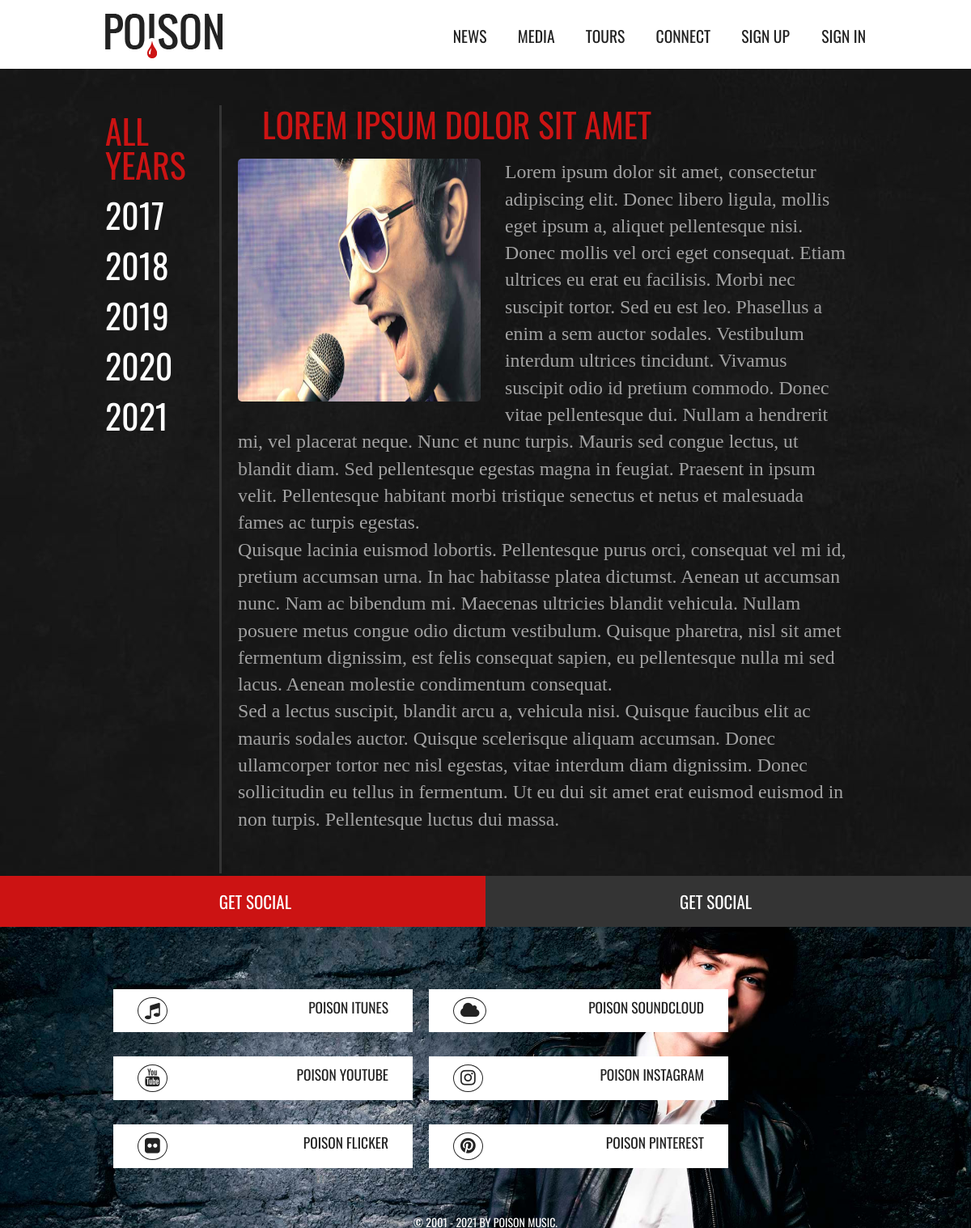
The page /post/lorem-ipsum-dolor-sit-amet/ on the database its author committed.
### poison/models.py (models this page shows, shortened)
class CategoryNews(models.Model):
    name = models.CharField(max_length=100, db_index=True, verbose_name='Category News')
    slug = models.SlugField(unique=True, db_index=True, verbose_name='URL')
    def get_absolute_url(self):
        return reverse('category', kwargs={'cat_slug': self.slug})
    class Meta:
        verbose_name_plural = 'News Category'
        ordering = ['id']

class News(models.Model):
    title = models.CharField(max_length=255, verbose_name='Заголовок')
    slug = models.SlugField(unique=True, db_index=True, verbose_name='URL')
    content = models.TextField(blank=True, verbose_name='Текст новости')
    photo = models.ImageField(upload_to='photo/%Y/%m/%d', verbose_name='Фото')
    time_create = models.DateTimeField(auto_now_add=True, verbose_name='Дата создания')
    is_published = models.BooleanField(default=True, verbose_name='Публикация')
    cat = models.ForeignKey('CategoryNews', on_delete=models.PROTECT, null=True, verbose_name='Категории')
    def __str__(self):
        return self.title
    class Meta:
        verbose_name_plural = 'News'
        ordering = ['-time_create', 'title']

### poison/views.py (the view)
# urls.py: path('post/<slug:post_slug>/', ShowPost.as_view(), name='post'),
class ShowPost(DataMixin, DetailView):
    model = News
    template_name = 'poison/post.html'
    slug_url_kwarg = 'post_slug'    # для использования слага в urlpatterns
    context_object_name = 'post'    # для использования post в шаблоне post.html
    def get_context_data(self, *, object_list=None, **kwargs):
        context = super().get_context_data(**kwargs)
        c_def = self.get_user_context(title=context['post'])
        return context | c_def

### poison/utils.py (called while the page is built)
    def get_user_context(self, **kwargs):
        context = kwargs
        cats = CategoryNews.objects.annotate(Count('news'))  # кол-во записей в категории
        albums = Album.objects.all().annotate(Count('photo'))  # кол-во фото в альбомах
        photos = Photo.objects.all()  # все фото во всех альбомах
        tours = Tour.objects.all()
        context['menu'] = menu
        context['cats'] = cats
        context['albums'] = albums
        context['photos'] = photos
        context['tours'] = tours
        if 'cat_selected' not in context:
            context['cat_selected'] = 0
        return context

### poison/templates/poison/post.html
{% extends 'poison/base.html' %}
{% load poison_tags %}
{% block content %}
<section class="news">
    <div class="container">
        <div class="leftbar">
            <ul class="category">
                {% if cat_selected == 0 %}
                <li class="years">all years</li>
                {% else %}
                <li><a href="{% url 'news' %}">all years</a></li>
                {% endif %}
                {% for c in cats %}
                        {% if c.news__count > 0 %}
                            {% if c.pk == cat_selected %}
                            <li class="selected">{{c.name}}</li>
                            {% else %}
                            <li><a href="{{ c.get_absolute_url }}">{{c.name}}</a></li>
                            {% endif %}
                        {% endif %}
                    {% endfor %}
            </ul>
        </div>
        <div class="content-news">
            <div class="post-content">
            <h2>{{post.title}}</h2>
            {% if post.photo %}
            <img src="{{post.photo.url}}" alt="">
            {% endif %}
            <p>{{post.content|linebreaks}}</p>
            </div>
        </div>
    </div>
</section>
{% endblock %}

### poison/static/poison/css/styles.css (style rules this page uses)
* { padding: 0; margin: 0; border: 0; }
*,*:before,*:after { -moz-box-sizing: border-box; -webkit-box-sizing: border-box; box-sizing: border-box; }
html,body { height: 100%; width: 100%; font-size: 100%; line-height: 1; font-size: 14px; -ms-text-size-adjust: 100%; -moz-text-size-adjust: 100%; -webkit-text-size-adjust: 100%; }
a, a:visited { text-decoration: none; }
ul li { list-style: none; }
img { vertical-align: top; }
h1,h2,h3,h4,h5,h6 { font-size:inherit;font-weight: 400; }
body { font: 100%/16px; height: 100%; font-family: 'Oswald', sans-serif; text-transform: uppercase; overflow-x: hidden; background: url(../images/bodyBG.jpg) repeat; color: #222; }
h1, h2, h3, h4, h5, h6 { line-height: 1.1; }
h2 { font-size: 2.5em !important; margin: 0 !important; color: #cc1313 !important; }
a, a:hover { color: #fff; text-decoration: none; background-color: none; }
.container { max-width: 1570px; margin: 0 auto; padding: 0 15px; }
@media (max-width: 1200px) { .container { max-width: 970px; } }
.news { flex: 1 0 auto; width: 100%; padding-top: 130px; }
.news .leftbar { display: flex; float: left; width: 15%; font-size: 1.5em; }
.leftbar .years { padding: 10px 0; color: #cc1313; font-size: 2em; }
.leftbar a { display: flex; font-size: 2em; padding: 10px 0; }
.news .content-news { width: 85%; float: right; border-left: solid #343434; padding: 0 20px; }
.post-content { margin-bottom: 50px; }
.post-content img { float: left; border-radius: 5px; width: 300px; height: 300px; margin-right: 30px; }
.post-content p { color: #a2a2a2; text-transform: none; font-size: 1.7em; font-family: Georgia, 'Times New Roman', Times, monospace; line-height: 1.4em; }
.post-content h2 { font-size: 3em !important; margin-bottom: 20px !important; }
.media h1, h2 { padding-left: 30px; }

### rows shown on the page
CategoryNews: name "2017"
CategoryNews: name "2018"
CategoryNews: name "2019"
CategoryNews: name "2020"
CategoryNews: name "2021"
News: title "LOREM IPSUM DOLOR SIT AMET", photo (picture), content "Lorem ipsum dolor sit amet, consectetur adipiscing elit. Donec libero ligula, mollis eget ipsum a, aliquet pellentesque nisi. Donec mollis vel orci eget consequat. Etiam ultrices eu erat eu facilisis. Morbi nec suscipit tortor. Sed eu est leo. Phasellus a enim a sem auctor sodales. Vestibulum interdum ultrices tincidunt. Vivamus suscipit odio id pretium commodo. Donec vitae pellentesque dui. Nullam a hendrerit mi, vel placerat neque. Nunc et nunc turpis. Mauris sed congue lectus, ut blandit diam. Sed pellentesque egestas magna in feugiat. Praesent in ipsum velit. Pellentesque habitant morbi tristique senectus et netus et malesuada fames ac turpis egestas. Quisque lacinia euismod lobortis.…"

### other values the page prints
{{ m.title }} "NEWS" "MEDIA" "TOURS" "CONNECT"
